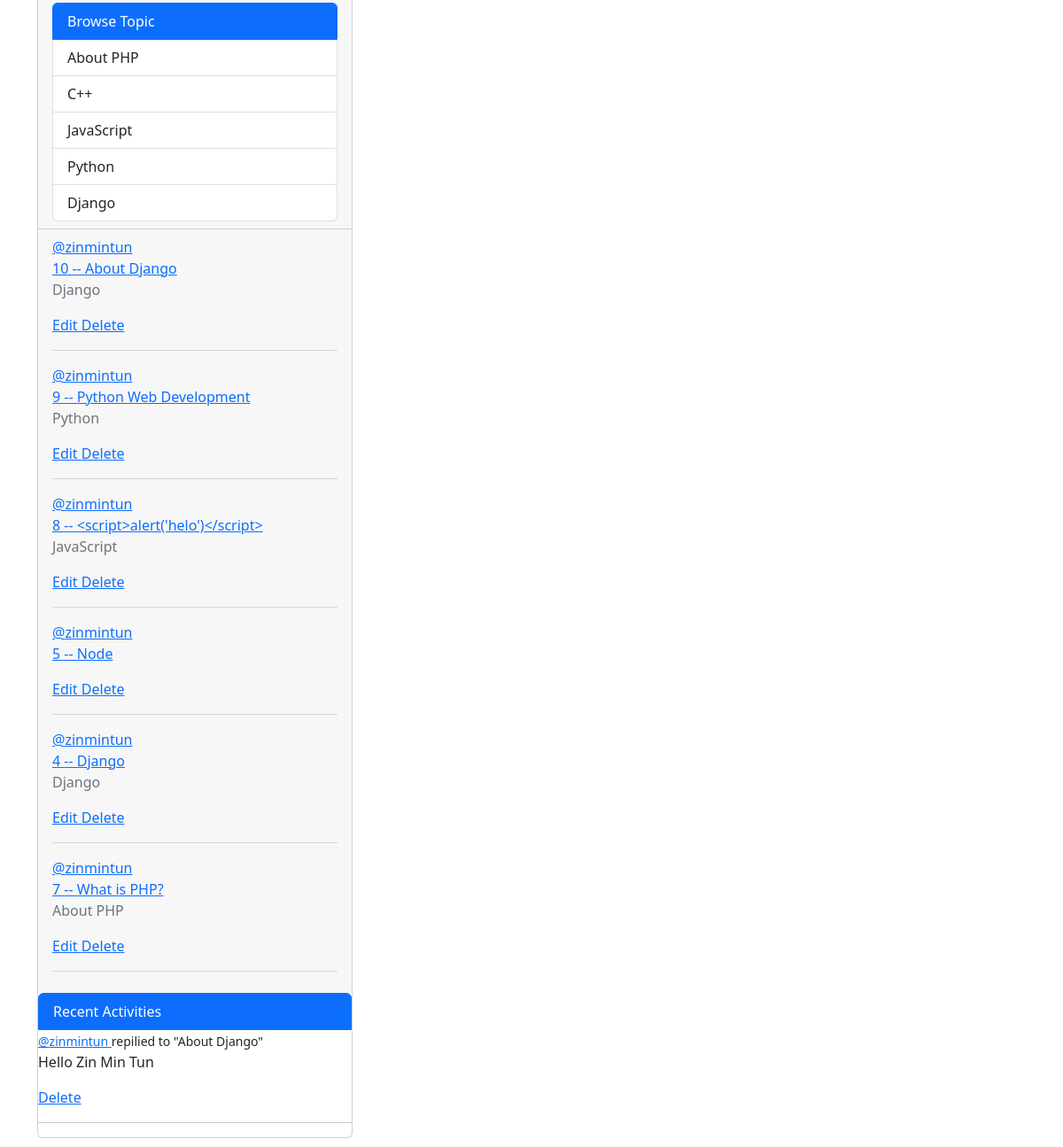
/profile/1 (signed in, lower part), run on an earlier commit of the app's database.
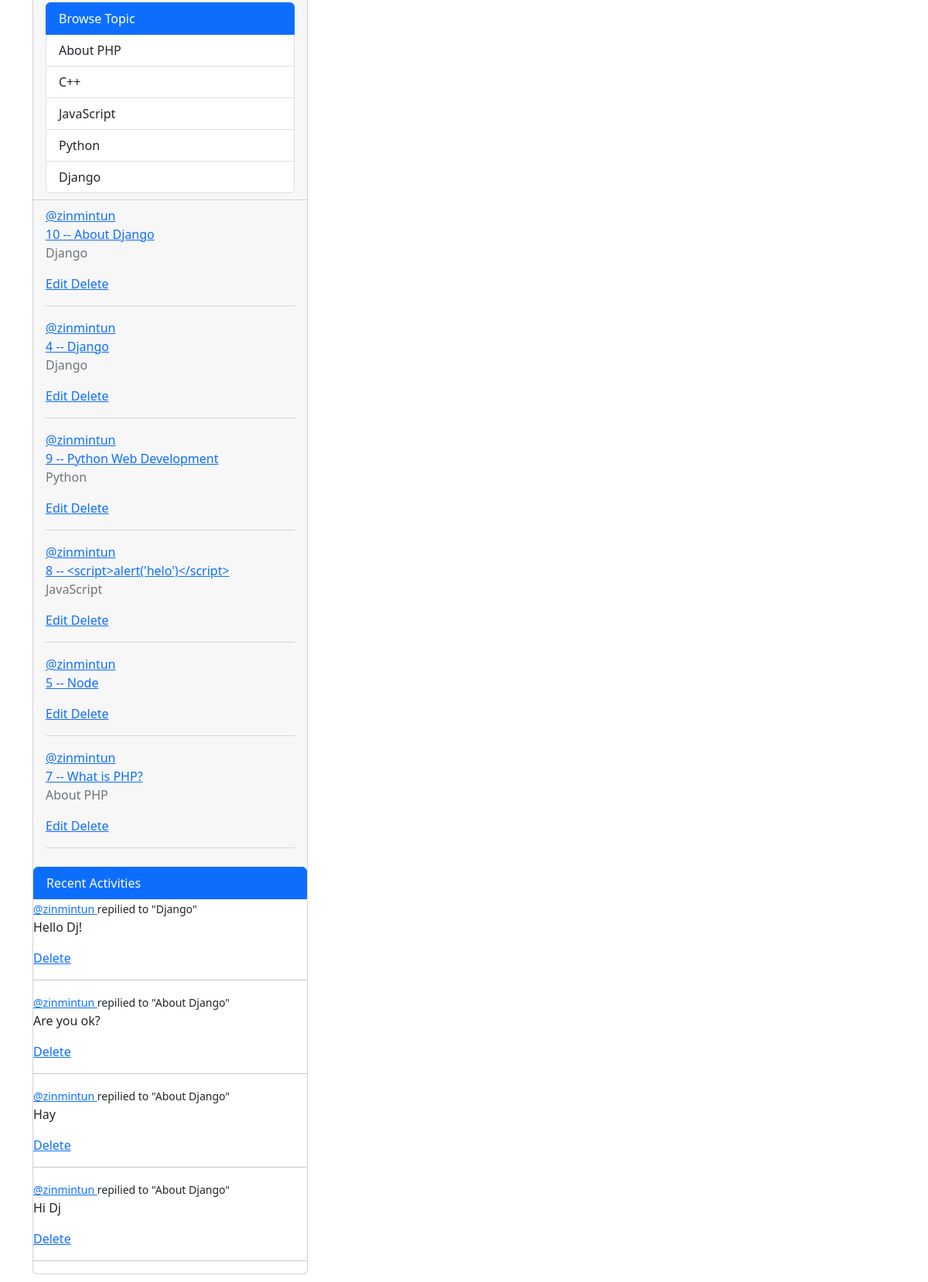
And on a later commit of the database.
### base/models.py (models this page shows, shortened)
class Topic(models.Model):
    name = models.CharField(max_length=200)

class Room(models.Model):
    host = models.ForeignKey(User, on_delete=models.SET_NULL, null=True)
    topic = models.ForeignKey(Topic, on_delete=models.SET_NULL, null=True)
    name = models.CharField(max_length=200)
    description = models.TextField(null=True, blank=True)
    participants = models.ManyToManyField(
        User, related_name='participants', blank=True)
    created = models.DateTimeField(auto_now_add=True)
    updated = models.DateTimeField(auto_now=True)
    class Meta:
        ordering = ['-updated', '-created']
    def __str__(self):
        return str(self.name)

class Message(models.Model):
    user = models.ForeignKey(User, on_delete=models.CASCADE)
    room = models.ForeignKey(Room, on_delete=models.CASCADE)
    body = models.TextField()
    created = models.DateTimeField(auto_now_add=True)
    updated = models.DateTimeField(auto_now=True)
    class Meta:
        ordering = ['-updated', '-created']

### base/views.py (the view)
# urls.py: path('profile/<str:pk>', views.userProfile, name='profile'),
@login_required(login_url='login')
def userProfile(request, pk):
    user = User.objects.get(id=pk)
    rooms = user.room_set.all()
    room_messages = user.message_set.all()
    topics = Topic.objects.all()
    context = {'user': user, 'rooms': rooms,
               'room_messages': room_messages, 'topics': topics}
    return render(request, 'base/profile.html', context)

### base/templates/base/profile.html (shortened to what this page needs)
{% extends 'main.html' %}
{% block content %}
<div class="col-md-4">
    <div class="card mb-3">
        <div class="card-footer text-muted">
            {% include 'base/topices_components.html' %}
        </div>
        <div class="card-footer text-muted">
            {% include 'base/feed_components.html' %}
        </div>
        <div>
            {% include 'base/activities_components.html' %}
        </div>
    </div>
</div>
{% endblock %}

### base/templates/base/topices_components.html
<div class="list-group">
    <a href="{% url 'home' %}" class="list-group-item list-group-item-action active">
        Browse Topic
    </a>
    {% for topic in topics %}
    <a href="{% url 'home' %}?q={{ topic.name }}" class="list-group-item list-group-item-action">
        {{topic.name}}
    </a>
    {% endfor %}
</div>

### base/templates/base/feed_components.html
<div>
    {% for room in rooms %}
    <div>
        <div>
            <a href="{% url 'profile' room.host.id %}">
                @{{room.host.username}}
            </a>
        </div>
        <a href="{% url 'room' room.id %}">
            {{room.id}} -- {{room.name}}
        </a>
        <p>
            {{room.topic.name}}
        </p>
        {% if request.user == room.host %}
        <a href="{% url 'update_room' room.id %}">
            Edit
        </a>
        <a href="{% url 'delete_room' room.id %}">
            Delete
        </a>
        {% endif %}
        <hr>
    </div>
    {% endfor %}
</div>

### base/templates/base/activities_components.html (shortened to what this page needs)
<div class="list-group">
    <a href="{% url 'home' %}" class="list-group-item list-group-item-action active">
        Recent Activities
    </a>
    {% for room_message in room_messages %}
    <div>
        <small>
            <a href="{% url 'profile' room_message.user.id %}">
                @{{room_message.user}}
            </a>
        </small>
        <small>
            repilied to "{{room_message.room}}"
        </small>
        <p>
            {{room_message.body}}
        </p>
        {% if request.user == room_message.user %}
        <a href="{% url 'delete_message' room_message.id %}">
            Delete
        </a>
        {% endif %}
        <hr>
    </div>
    {% endfor %}
</div>

What changed in the data, as far as the page shows it:
removed Message: user "zinmintun", room "About Django", body "Hello Zin Min Tun", shows "Delete"
changed Room id 4: moves up the list
added Message: user "zinmintun", room "Django", body "Hello Dj!", shows "Delete"
added Message: user "zinmintun", room "About Django", body "Are you ok?", shows "Delete"
added Message: user "zinmintun", room "About Django", body "Hay", shows "Delete"
added Message: user "zinmintun", room "About Django", body "Hi Dj", shows "Delete"
